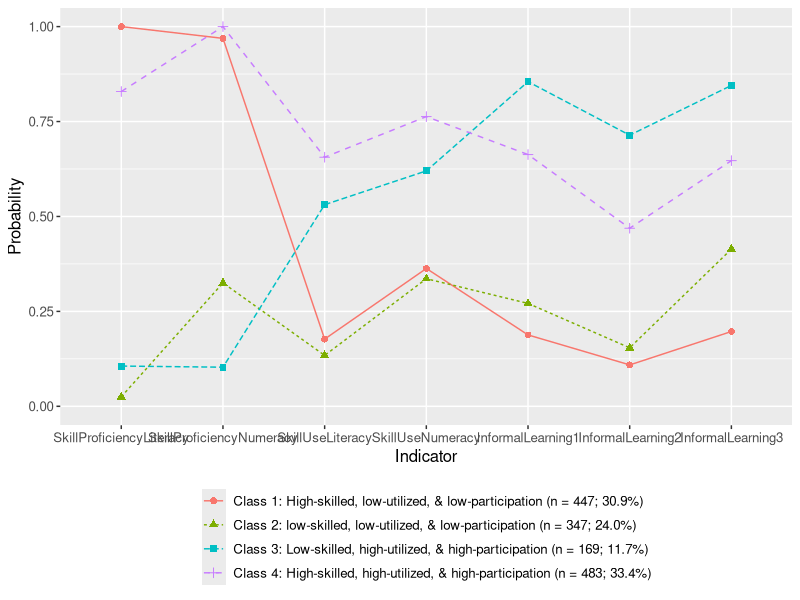
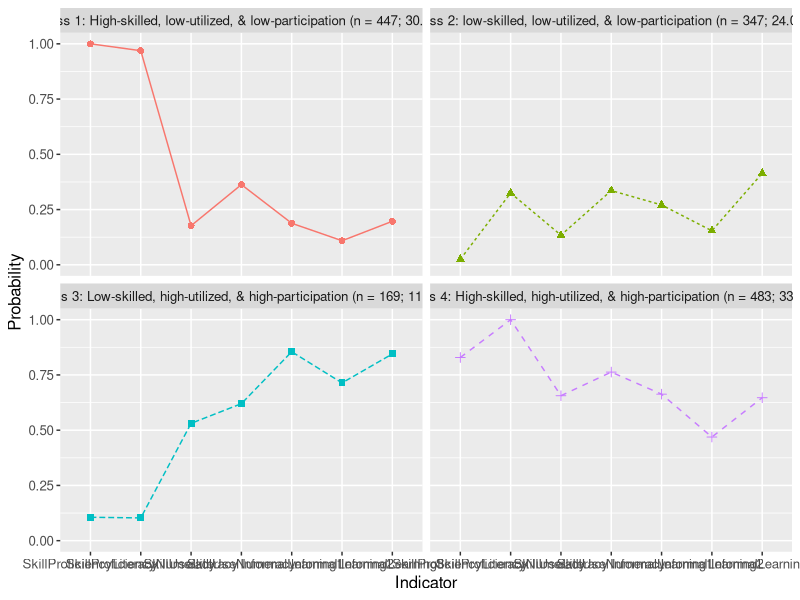
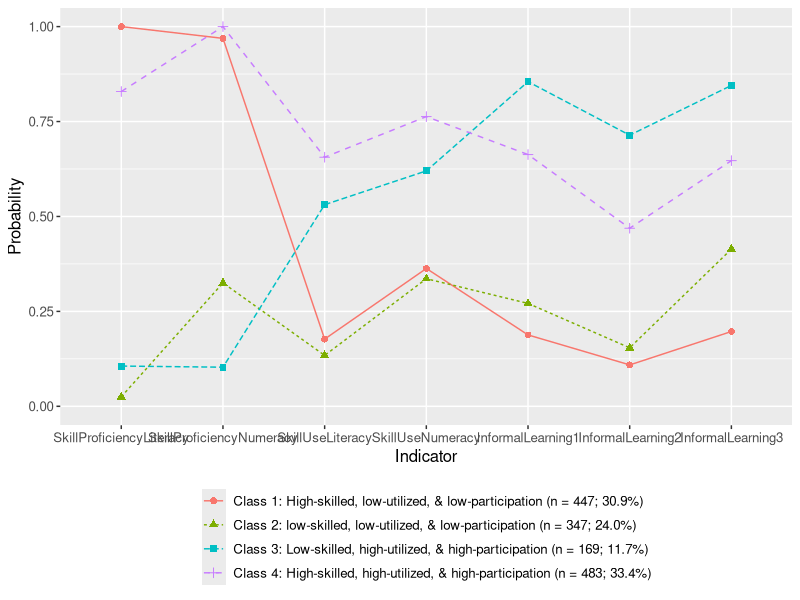
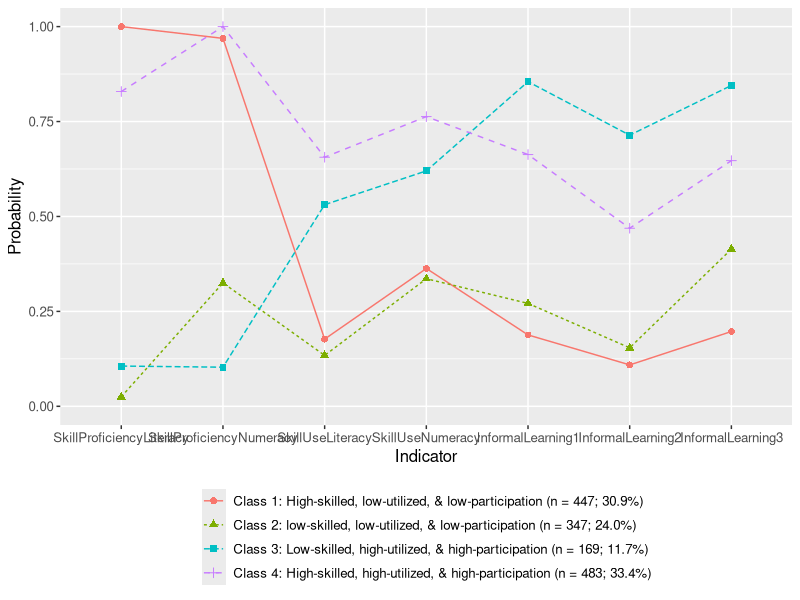
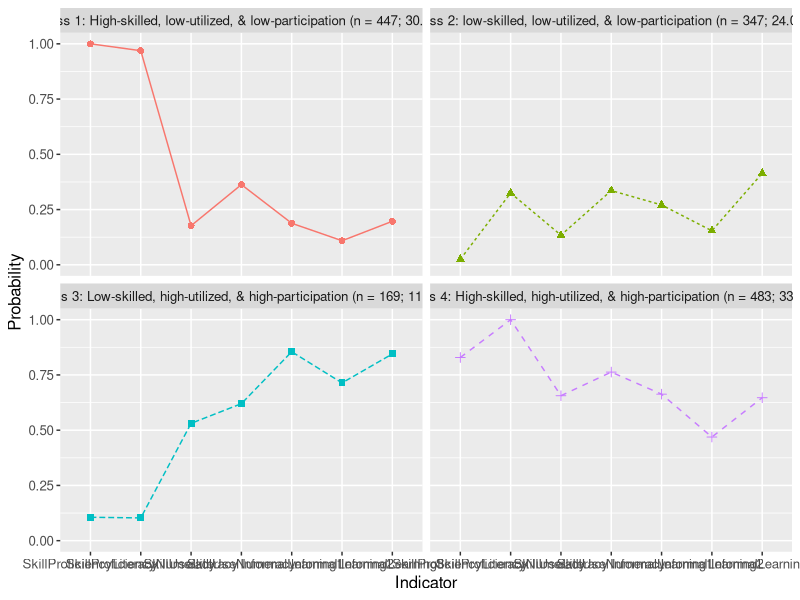
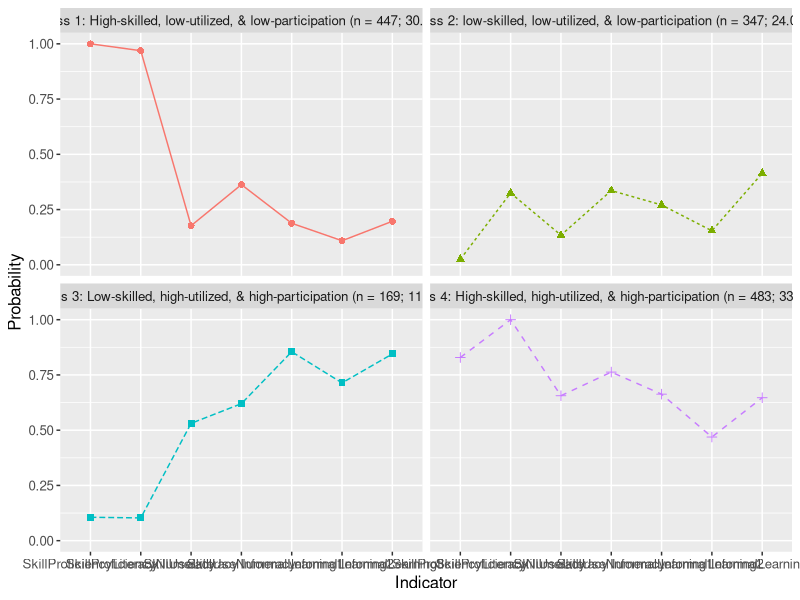

Generate these figures, in order, with R:
##### LCA: 4 Groups #####
lca1 <- read.csv("PIAAC LCA-v3-pp4.csv", fileEncoding = 'UTF-8-BOM')

install.packages("reshape2")
install.packages("dplyr")
install.packages("ggplot2")
library(reshape2)
library(dplyr)
library(ggplot2)

lcaR1 <- melt(lca1, id.vars = "group")
lcaR1 <- group_by(lcaR1, group)

# Profile plot w/ linetype & shape
ggplot(lcaR1, aes(variable, value, color = group)) +
  geom_line(aes(group = group, color = group, linetype = group)) +
  geom_point(aes(color = group, shape = group), size = 2) +
  labs(color = "Class", linetype = "Class", shape = "Class",
       x = "Indicator", y = "Probability") +
  theme(text = element_text(size = 12)) + #font size = 12
  theme(legend.position = "bottom", legend.direction = "vertical", legend.title = element_blank()) + #legend positioning
  ylim(0.00, 1.00)
ggsave(file = "Profile plot-4 class.png", width = 16, height = 8)
ggsave(file = "Profile plot-4 class.png", width = 12, height = 6)

# Profile plot w/ linetype & shape by groups
ggplot(lcaR1, aes(variable, value, color = group, group = group)) +
  geom_line(aes(linetype = group)) +
  geom_point(aes(shape = group), size = 2) +
  facet_wrap(~group, nrow = 2) +
  labs(color = "Class", linetype = "Class", shape = "Class", 
       x = "Indicator", y = "Probability") +
  theme(text = element_text(size = 12)) + #font size = 12
  theme(legend.position = "none") + #legend positioning
  ylim(0.00, 1.00)
ggsave(file = "Profile plot-4 class sep.png", width = 16, height = 8)
ggsave(file = "Profile plot-4 class sep.png", width = 12, height = 6)
